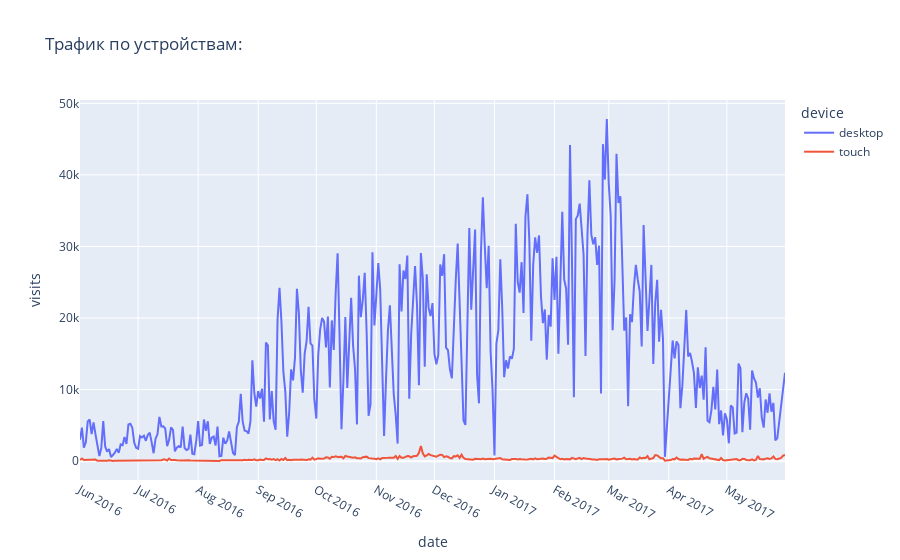
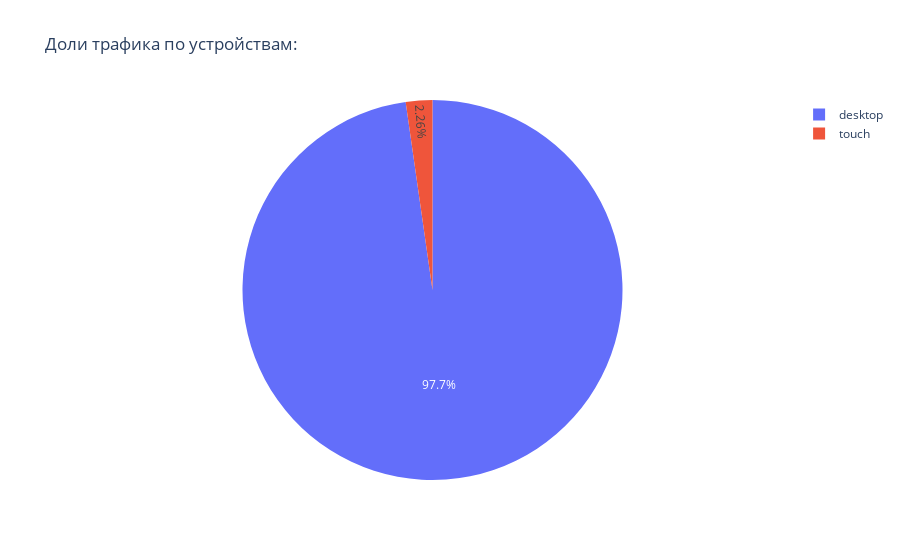

Source (notebook cell) for these figures, in order:
### Markdown cell above
Перейдем к нашим гипотезам:
```
Гипотеза 1:

### Code cell
#Появления приложения,touch, повысило трафик.

visitsTouch = table1_cohort.groupby(['start_dt', 'device']).size().reset_index(name='visits')
visitsTouch.columns = ['date', 'device', 'visits']
fig = px.line(visitsTouch, x='date', y='visits', color='device', title='Трафик по устройствам:')
fig.update_xaxes(dtick="M1")
fig.show()

# График долей через пирог
total_by_device = visitsTouch.groupby('device')['visits'].sum().reset_index()
fig_pie = px.pie(total_by_device, values='visits', names='device', 
                title='Доли трафика по устройствам:',
                color='device')
fig_pie.show()

### Figure 1 — Plotly figure (JSON) as saved in the notebook; plotly's stock layout.template omitted (floating-point values rounded to 4 significant figures; data arrays with more than 128 entries replaced by an {"elided": "..."} marker saying what was removed)
{"data": [{"hovertemplate": "device=desktop<br>date=%{x}<br>visits=%{y}<extra></extra>", "legendgroup": "desktop", "line": {"color": "#636efa", "dash": "solid"}, "marker": {"symbol": "circle"}, "mode": "lines", "name": "desktop", "orientation": "v", "showlegend": true, "type": "scatter", "x": {"elided": "363 str values"}, "xaxis": "x", "y": {"elided": "363 int values"}, "yaxis": "y"}, {"hovertemplate": "device=touch<br>date=%{x}<br>visits=%{y}<extra></extra>", "legendgroup": "touch", "line": {"color": "#EF553B", "dash": "solid"}, "marker": {"symbol": "circle"}, "mode": "lines", "name": "touch", "orientation": "v", "showlegend": true, "type": "scatter", "x": {"elided": "363 str values"}, "xaxis": "x", "y": {"elided": "363 int values"}, "yaxis": "y"}], "layout": {"legend": {"title": {"text": "device"}, "tracegroupgap": 0}, "title": {"text": "Трафик по устройствам:"}, "xaxis": {"anchor": "y", "domain": [0, 1], "dtick": "M1", "title": {"text": "date"}}, "yaxis": {"anchor": "x", "domain": [0, 1], "title": {"text": "visits"}}}}

### Figure 2 — Plotly figure (JSON) as saved in the notebook; plotly's stock layout.template omitted (floating-point values rounded to 4 significant figures)
{"data": [{"customdata": [["desktop"], ["touch"]], "domain": {"x": [0, 1], "y": [0, 1]}, "hovertemplate": "device=%{customdata[0]}<br>visits=%{value}<extra></extra>", "labels": ["desktop", "touch"], "legendgroup": "", "marker": {"colors": ["#636efa", "#EF553B"]}, "name": "", "showlegend": true, "type": "pie", "values": [5204906, 120180]}], "layout": {"legend": {"tracegroupgap": 0}, "title": {"text": "Доли трафика по устройствам:"}}}
